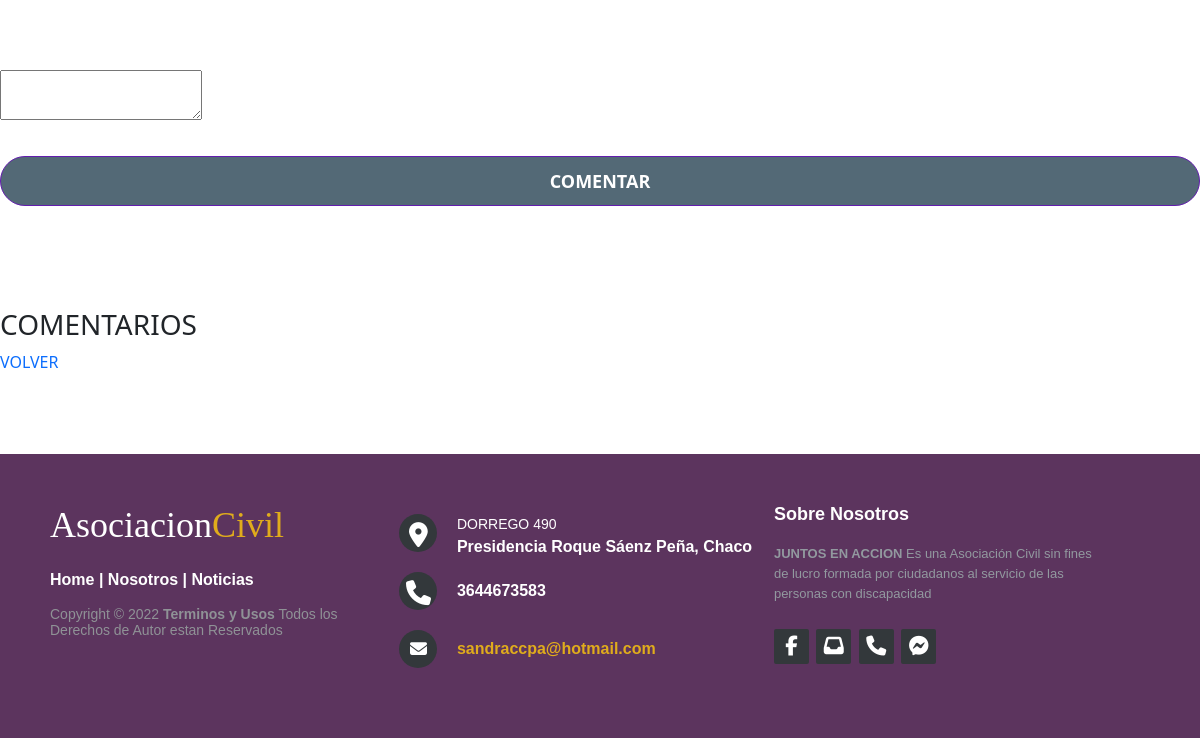
Before: /Noticias/detalle/1 (signed in, lower part) with the older database file.
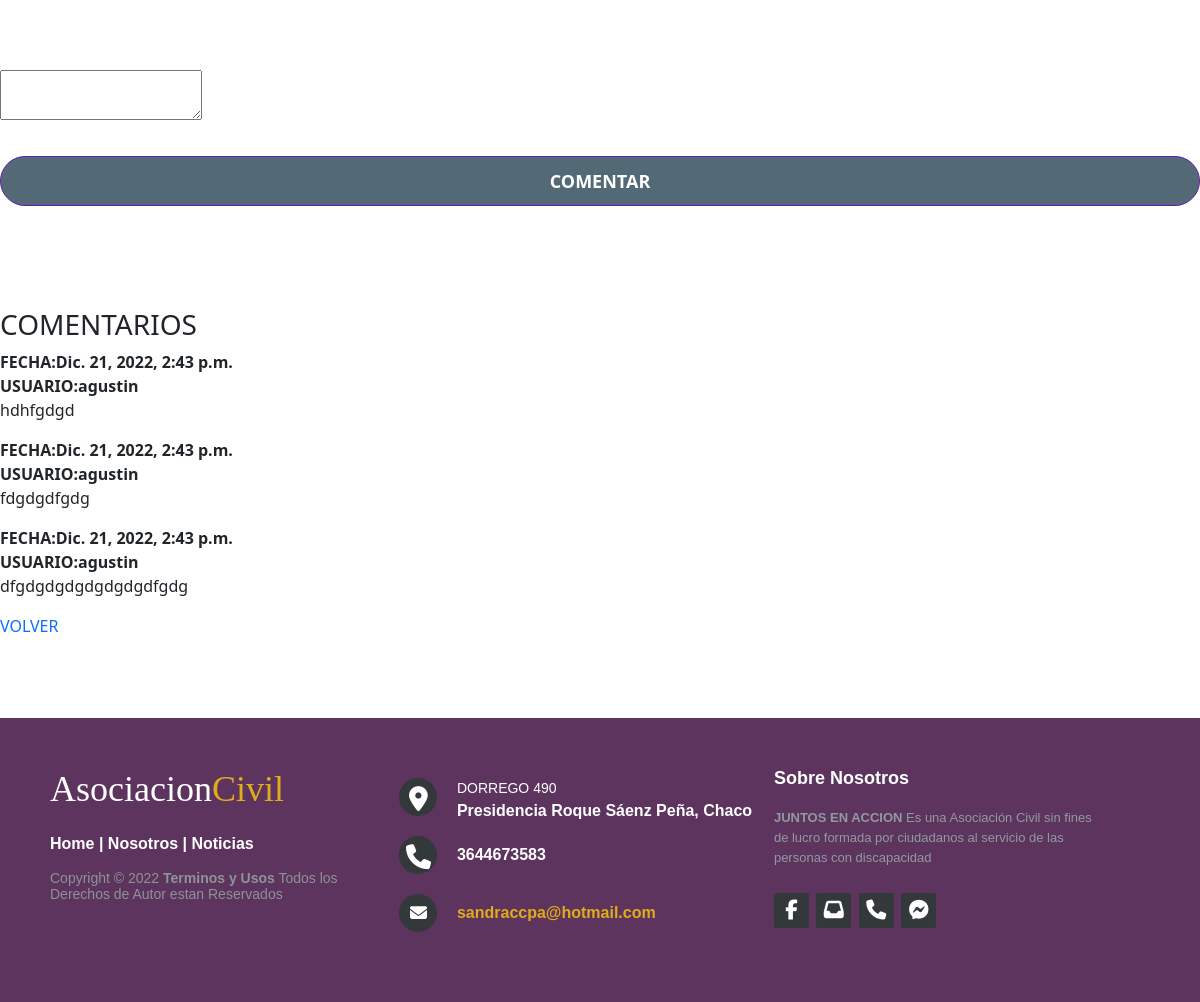
After: the same page with the newer database file.
### apps/noticias/models.py (models this page shows, shortened)
class Comentario(models.Model):
	usuario = models.ForeignKey(Usuario, on_delete = models.CASCADE)
	texto = models.TextField(max_length = 1500)
	noticia = models.ForeignKey(Noticia, on_delete = models.CASCADE)
	fecha = models.DateTimeField(auto_now_add=True)

### apps/usuarios/models.py (models this page shows)
class Usuario(AbstractUser):
	pass

### apps/noticias/views.py (the view, shortened to what this page needs)
# urls.py: path('detalle/<int:pk>', views.Detalle_Noticias, name = 'detalle'),
@login_required
def Detalle_Noticias(request, pk):
	contexto = {}
	n = Noticia.objects.get(pk = pk) # DEVUELVE LA NOTICIA REFERIDA AL PK QUE SE LE PASO
	contexto["noticia"] = n
	c = Comentario.objects.filter(noticia = n)
	contexto['comentarios'] = c
	return render(request, 'Noticias/detalle.html',contexto)

### templates/Noticias/detalle.html (shortened to what this page needs)
{% extends 'base.html' %}
{% load static %}
{% block contenido %}
        <br><br>
        <br>
        <form method="POST" action="{% url 'noticias:comentar' %}">{% csrf_token %}
            <textarea name="comentario" maxlength="1500"> </textarea>
            <input type="submit" value="COMENTAR">
        </form>
        <br><br><br>
        <h3>COMENTARIOS</h3>
        {% for com in comentarios %}
        <strong>FECHA:{{com.fecha}}</strong><br>
        <strong>USUARIO:{{com.usuario}}</strong><br>
        <p>{{com.texto}}</p>
        {% endfor %}
        <a href="{% url 'noticias:listar' %}">VOLVER</a>
{% endblock contenido %}

Changed rows visible on the page:
added Comentario: fecha "Dic. 21, 2022, 2:43 p.m.", usuario "agustin", texto "hdhfgdgd"
added Comentario: fecha "Dic. 21, 2022, 2:43 p.m.", usuario "agustin", texto "fdgdgdfgdg"
added Comentario: fecha "Dic. 21, 2022, 2:43 p.m.", usuario "agustin", texto "dfgdgdgdgdgdgdgdfgdg"
